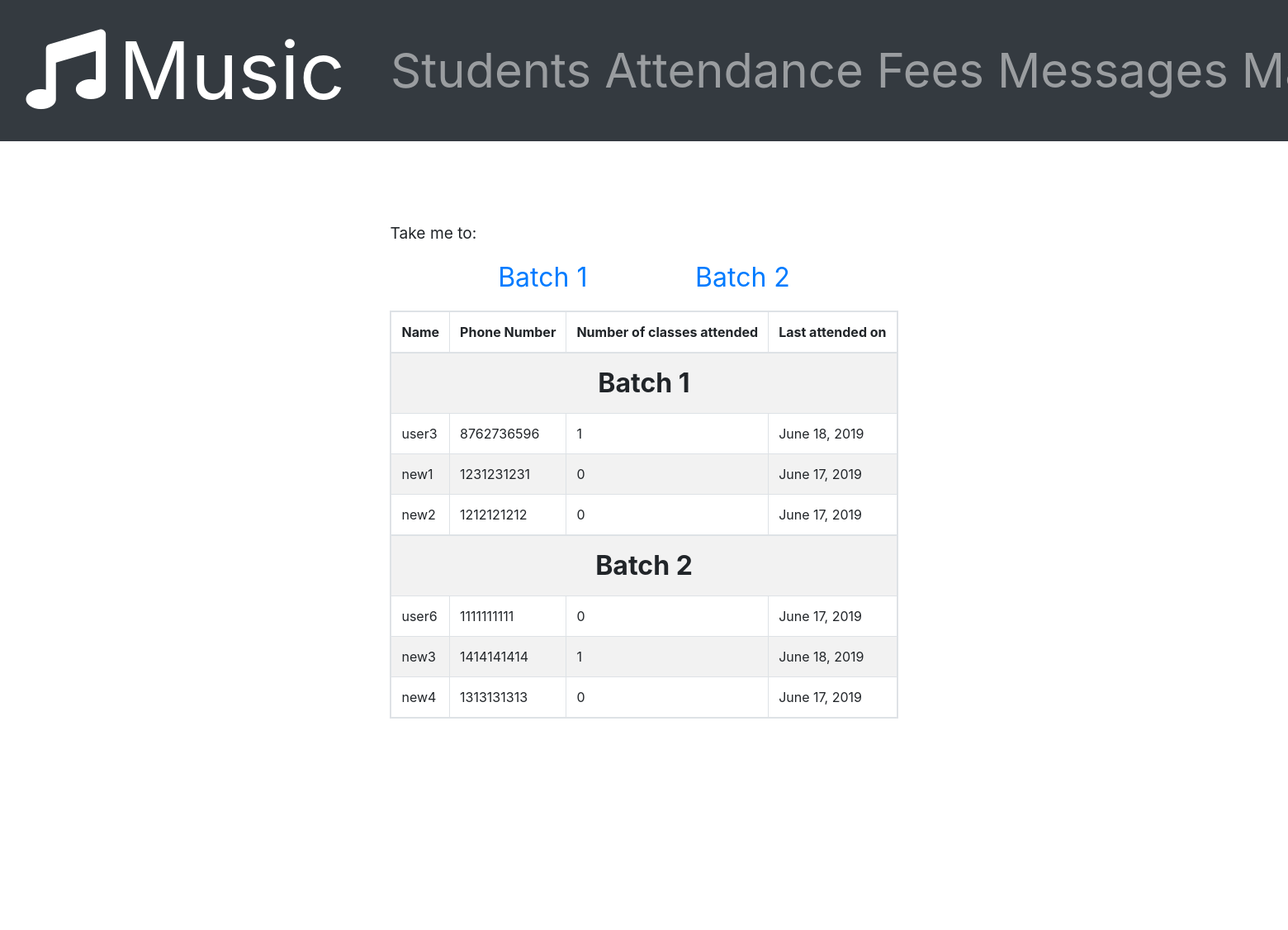
The page /admin-home/student-data/ (upper part) on the database as committed earlier.
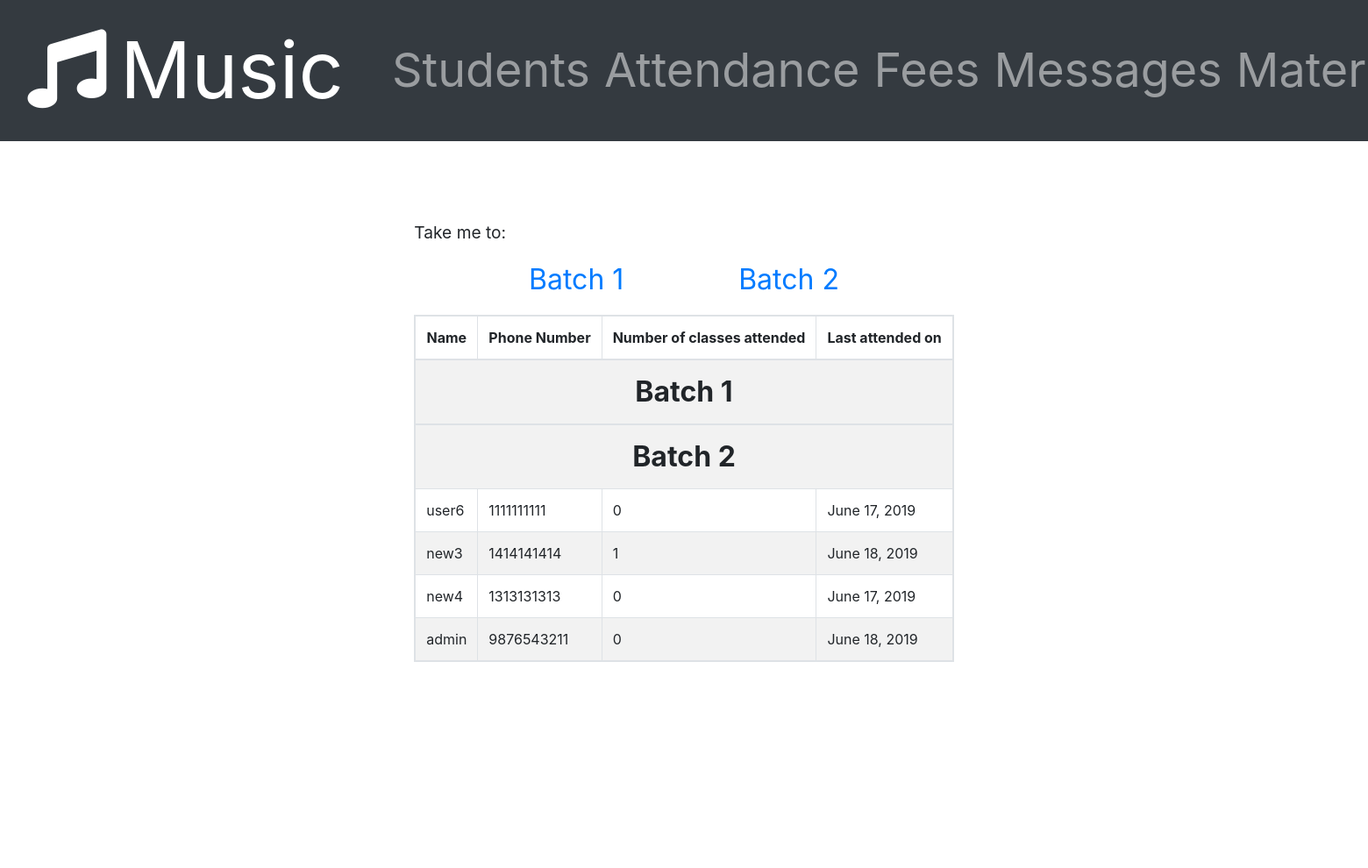
The same page on the database as committed later.
### Registry/models.py (models this page shows)
class storeData(models.Model):
    id = models.AutoField(primary_key=True)
    username = models.CharField(max_length=100, default = "", verbose_name = "Student Name")
    phone_regex = RegexValidator(regex = r'^[0-9]{10}$', message = "Phone number must be of the form: 9876543210.")
    phone_number = models.CharField(validators = [phone_regex], max_length=11, verbose_name = "Phone Number")
    batch_number = models.IntegerField(default = 0, verbose_name = "Batch number")
    password = models.CharField(max_length = 30, verbose_name = "Password")
    no_of_class_attended = models.IntegerField(default = 0)
    last_class_attended = models.DateTimeField(auto_now_add = True)
    last_fees_paid = models.DateTimeField(default = datetime(1970, 1, 1, tzinfo=timezone('Asia/Kolkata')))
    validated = models.BooleanField(default = False)
    is_superuser = models.BooleanField(default = False)
    is_logged_in = models.BooleanField(default = False, verbose_name = "Logged in status")
    unseen_message_count = models.IntegerField(default = 0)
    unseen_file_count = models.IntegerField(default = 0)
    email_address = models.EmailField()

### Registry/views.py (the view)
# urls.py: path('admin-home/student-data/', views.studentsData, name = 'studentsData'),
def studentsData(request):
    args = {'batch1':[], 'batch2': []}
    for user in storeData.objects.values():
        if not user['is_superuser'] and user['validated']:
            temp = {'id': None, 'name': '', 'phoneNumber': '', 'classesAttended': None, 'lastAttended': None, 'feesStatus': False, 'isValidated': False}
            temp['id'] = (user['id'])
            temp['name'] = (user['username'])
            temp['phoneNumber'] = (user['phone_number'])
            temp['classesAttended'] = (user['no_of_class_attended'])
            temp['lastAttended'] = (user['last_class_attended'].date())
            if user['batch_number'] == 1:
                args['batch1'].append(temp)
            else:
                args['batch2'].append(temp)
    return render(request, 'Registry/studentsData.html', args)

### Registry/templates/Registry/studentsData.html
{% extends "Registry/adminBase.html" %}
{% load static %}
{% block style %}
    <link rel="stylesheet" href = {% static "css/studentData.css" %}>
{% endblock %}
{% block body %}
<div id = "full">
    <p id = "niceness">Take me to:</p>
    <ul id = "guides">
        <li>
            <a href="#batch1">Batch 1</a>
        </li>
        <li>
            <a href="#batch2">Batch 2</a>
        </li>
    </ul>
    <table class = "table table-striped table-bordered table-hover table-responsive">
        <thead>
            <tr>
                <th class = 'name'>Name</th>
                <th>Phone Number</th>
                <th>Number of classes attended</th>
                <th>Last attended on</th>
            </tr>
        </thead>
        <tbody>
                <tr>
                    <th colspan="4" id = "batch1">Batch 1</th>
                </tr>
            {% for user in batch1 %}
            <tr>
                    <td class = 'name'>{{ user.name }}</td>
                    <td>{{ user.phoneNumber }}</td>
                    <td>{{ user.classesAttended }}</td>
                    <td>{{ user.lastAttended }}</td>
            </tr>
            {% endfor %}
        </tbody>
        <tbody>
                <tr>
                    <th colspan="4" id = "batch2">Batch 2</th>
                </tr>
            {% for user in batch2 %}
            <tr>
                    <td class = 'name'>{{ user.name }}</td>
                    <td>{{ user.phoneNumber }}</td>
                    <td>{{ user.classesAttended }}</td>
                    <td>{{ user.lastAttended }}</td>
            </tr>
            {% endfor %}
        </tbody>
    </table>
</div>
{% endblock %}

Rows that differ between the two databases and show on the page:
removed storeData: name "user3", phoneNumber "8762736596"
removed storeData: name "new1", phoneNumber "1231231231"
removed storeData: name "new2", phoneNumber "1212121212"
added storeData: name "admin", phoneNumber "9876543211"
Other text that changed with them:
new list line: "0 June 18, 2019"
list line gone: "1 June 18, 2019"
list line gone: "0 June 17, 2019"
